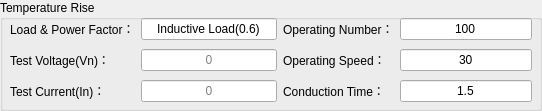
    <widget class="QGroupBox" name="groupBox_15">
     <property name="geometry">
      <rect>
       <x>350</x>
       <y>120</y>
       <width>542</width>
       <height>111</height>
      </rect>
     </property>
     <property name="minimumSize">
      <size>
       <width>541</width>
       <height>111</height>
      </size>
     </property>
     <property name="font">
      <font>
       <weight>50</weight>
       <bold>false</bold>
      </font>
     </property>
     <property name="styleSheet">
      <string notr="true"/>
     </property>
     <property name="title">
      <string>Temperature Rise</string>
     </property>
     <widget class="QWidget" name="gridLayoutWidget_15">
      <property name="geometry">
       <rect>
        <x>10</x>
        <y>15</y>
        <width>267</width>
        <height>91</height>
       </rect>
      </property>
      <layout class="QGridLayout" name="gridLayout_3">
       <item row="2" column="0">
        <widget class="QLabel" name="label_48">
         <property name="styleSheet">
          <string notr="true"/>
         </property>
         <property name="text">
          <string>Test Current(In)：</string>
         </property>
         <property name="alignment">
          <set>Qt::AlignLeading|Qt::AlignLeft|Qt::AlignVCenter</set>
         </property>
        </widget>
       </item>
       <item row="0" column="0">
        <widget class="QLabel" name="label_46">
         <property name="styleSheet">
          <string notr="true"/>
         </property>
         <property name="text">
          <string>Load &amp; Power Factor：</string>
         </property>
         <property name="alignment">
          <set>Qt::AlignLeading|Qt::AlignLeft|Qt::AlignVCenter</set>
         </property>
        </widget>
       </item>
       <item row="1" column="0">
        <widget class="QLabel" name="label_47">
         <property name="styleSheet">
          <string notr="true"/>
         </property>
         <property name="text">
          <string>Test Voltage(Vn)：</string>
         </property>
         <property name="alignment">
          <set>Qt::AlignLeading|Qt::AlignLeft|Qt::AlignVCenter</set>
         </property>
        </widget>
       </item>
       <item row="0" column="1">
        <widget class="QLineEdit" name="lineEditRn_6">
         <property name="focusPolicy">
          <enum>Qt::NoFocus</enum>
         </property>
         <property name="text">
          <string>Inductive Load(0.6)</string>
         </property>
         <property name="alignment">
          <set>Qt::AlignCenter</set>
         </property>
         <property name="readOnly">
          <bool>true</bool>
         </property>
        </widget>
       </item>
       <item row="1" column="1">
        <widget class="QLineEdit" name="lineEditVn_t_6">
         <property name="focusPolicy">
          <enum>Qt::NoFocus</enum>
         </property>
         <property name="toolTip">
          <string>V</string>
         </property>
         <property name="alignment">
          <set>Qt::AlignCenter</set>
         </property>
         <property name="readOnly">
          <bool>true</bool>
         </property>
         <property name="placeholderText">
          <string>0</string>
         </property>
        </widget>
       </item>
       <item row="2" column="1">
        <widget class="QLineEdit" name="lineEditIn_t_6">
         <property name="focusPolicy">
          <enum>Qt::NoFocus</enum>
         </property>
         <property name="toolTip">
          <string>A</string>
         </property>
         <property name="alignment">
          <set>Qt::AlignCenter</set>
         </property>
         <property name="readOnly">
          <bool>true</bool>
         </property>
         <property name="placeholderText">
          <string>0</string>
         </property>
        </widget>
       </item>
      </layout>
     </widget>
     <widget class="QWidget" name="gridLayoutWidget_16">
      <property name="geometry">
       <rect>
        <x>283</x>
        <y>15</y>
        <width>249</width>
        <height>91</height>
       </rect>
      </property>
      <layout class="QGridLayout" name="gridLayout_7">
       <item row="2" column="0">
        <widget class="QLabel" name="label_51">
         <property name="styleSheet">
          <string notr="true"/>
         </property>
         <property name="text">
          <string>Conduction Time：</string>
         </property>
         <property name="alignment">
          <set>Qt::AlignLeading|Qt::AlignLeft|Qt::AlignVCenter</set>
         </property>
        </widget>
       </item>
       <item row="0" column="0">
        <widget class="QLabel" name="label_49">
         <property name="styleSheet">
          <string notr="true"/>
         </property>
         <property name="text">
          <string>Operating Number：</string>
         </property>
         <property name="alignment">
          <set>Qt::AlignLeading|Qt::AlignLeft|Qt::AlignVCenter</set>
         </property>
        </widget>
       </item>
       <item row="1" column="0">
        <widget class="QLabel" name="label_50">
         <property name="styleSheet">
          <string notr="true"/>
         </property>
         <property name="text">
          <string>Operating Speed：</string>
         </property>
         <property name="alignment">
          <set>Qt::AlignLeading|Qt::AlignLeft|Qt::AlignVCenter</set>
         </property>
        </widget>
       </item>
       <item row="0" column="1">
        <widget class="QLineEdit" name="lineEditHandleNum_4">
         <property name="focusPolicy">
          <enum>Qt::NoFocus</enum>
         </property>
         <property name="text">
          <string>100</string>
         </property>
         <property name="alignment">
          <set>Qt::AlignCenter</set>
         </property>
         <property name="readOnly">
          <bool>true</bool>
         </property>
        </widget>
       </item>
       <item row="1" column="1">
        <widget class="QLineEdit" name="lineEditHandleRate_3">
         <property name="focusPolicy">
          <enum>Qt::NoFocus</enum>
         </property>
         <property name="toolTip">
          <string>/min</string>
         </property>
         <property name="text">
          <string>30</string>
         </property>
         <property name="alignment">
          <set>Qt::AlignCenter</set>
         </property>
         <property name="readOnly">
          <bool>true</bool>
         </property>
        </widget>
       </item>
       <item row="2" column="1">
        <widget class="QLineEdit" name="lineEditTongTime_3">
         <property name="focusPolicy">
          <enum>Qt::NoFocus</enum>
         </property>
         <property name="toolTip">
          <string>s</string>
         </property>
         <property name="text">
          <string>1.5</string>
         </property>
         <property name="alignment">
          <set>Qt::AlignCenter</set>
         </property>
         <property name="readOnly">
          <bool>true</bool>
         </property>
        </widget>
       </item>
      </layout>
     </widget>
    </widget>
